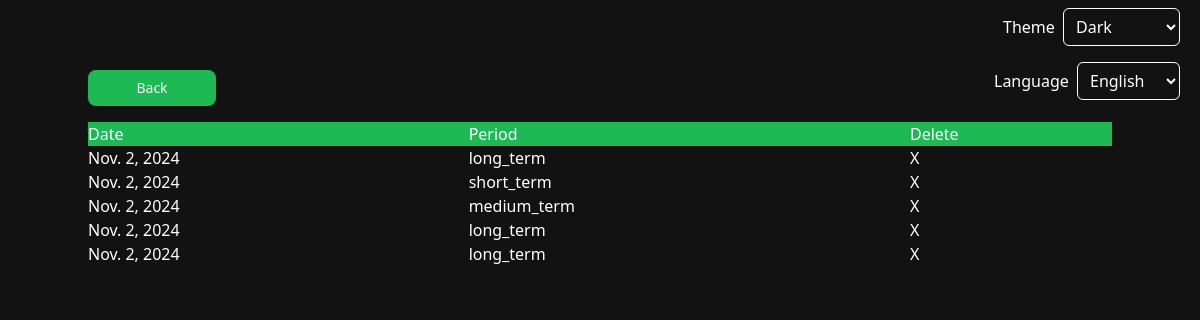
The page /get-past-wrappeds/ (signed in) on the database its author committed.
### app/models.py (models this page shows)
class Wrapped(models.Model):
    date_created = models.DateField()
    time_period = models.CharField(max_length=10, default='')
    data = models.JSONField()
    desc = models.TextField(default='')
    user = models.ForeignKey(User, on_delete=models.CASCADE)

### app/views.py (the view)
# urls.py: path('get-past-wrappeds/', views.get_past_wrappeds, name='past_wraps'),
def get_past_wrappeds(request):
    if request.method == 'GET':
        user = request.user
        wrapped_objs = Wrapped.objects.all().filter(user=user)
        wrappeds = {}
        i = 0
        for wrapped_obj in wrapped_objs:
            wrapped = {
                'id': wrapped_obj.id,
                'date_created': wrapped_obj.date_created,
                'date_formatted': date_format(wrapped_obj.date_created),
                'time_period': wrapped_obj.time_period,
                'image_url': wrapped_obj.data['tracks'].get('1')['album_image']
            }
            wrappeds[i] = wrapped
            i += 1
        return render(request, 'past_wraps.html', {'past_wraps': wrappeds})

### templates/past_wraps.html (shortened to what this page needs)
{% extends "_base.html" %}
{% load i18n %}
{% load compress %}
{% load static %}
{%  block content %}
    <a href="{% url 'profile' %}" class="flex-1">
        <button class="flex flex-col items-center justify-center w-32 focus:outline-none text-text bg-accent font-medium rounded-lg text-sm px-4 py-2">
            <p class="text-center">{% trans "Back" %}</p>
        </button>
    </a>
    {% if past_wraps %}
    <div class="table w-full mt-4">
        <div class="table-header-group bg-accent">
            <div class="table-row text-text pl-2">
                <div class="table-cell text-left">{% trans "Date" %}</div>
                <div class="table-cell text-left">{% trans "Period" %}</div>
                <div class="table-cell text-left">{% trans "Delete" %}</div>
            </div>
        </div>
        <div class="table-row-group">
        {% for key, wrap in past_wraps.items %}
            <div class="text-text table-row text-left">
                <div class="table-cell">
                <a href="{% url 'wrapped' limit=10 period=wrap.time_period %}">
                    <p class=" text-text">{{ wrap.date_formatted }}</p>
                </a>
                </div>
                <div class="table-cell">
                <p class="text-text">{{ wrap.time_period }}</p>
                </div>
                <div class="table-cell">
                <a href="{% url 'delete_wrapped' item_id=wrap.id %}">
                <button class="text-text">X</button>
                </a>
            </div>
            </div>
        {% endfor %}
    </div>
    </div>
    {% else %}
        <span class="text-text bg-accent">{% trans "You have no past wraps." %}</span>
    {% endif %}
{% endblock content %}

### rows shown on the page
Wrapped: time_period "long_term"
Wrapped: time_period "short_term"
Wrapped: time_period "medium_term"
Wrapped: time_period "long_term"
Wrapped: time_period "long_term"

### other values the page prints
{{ wrap.date_formatted }} "Nov. 2, 2024" "Nov. 2, 2024" "Nov. 2, 2024" "Nov. 2, 2024" "Nov. 2, 2024"
form field value "English"
